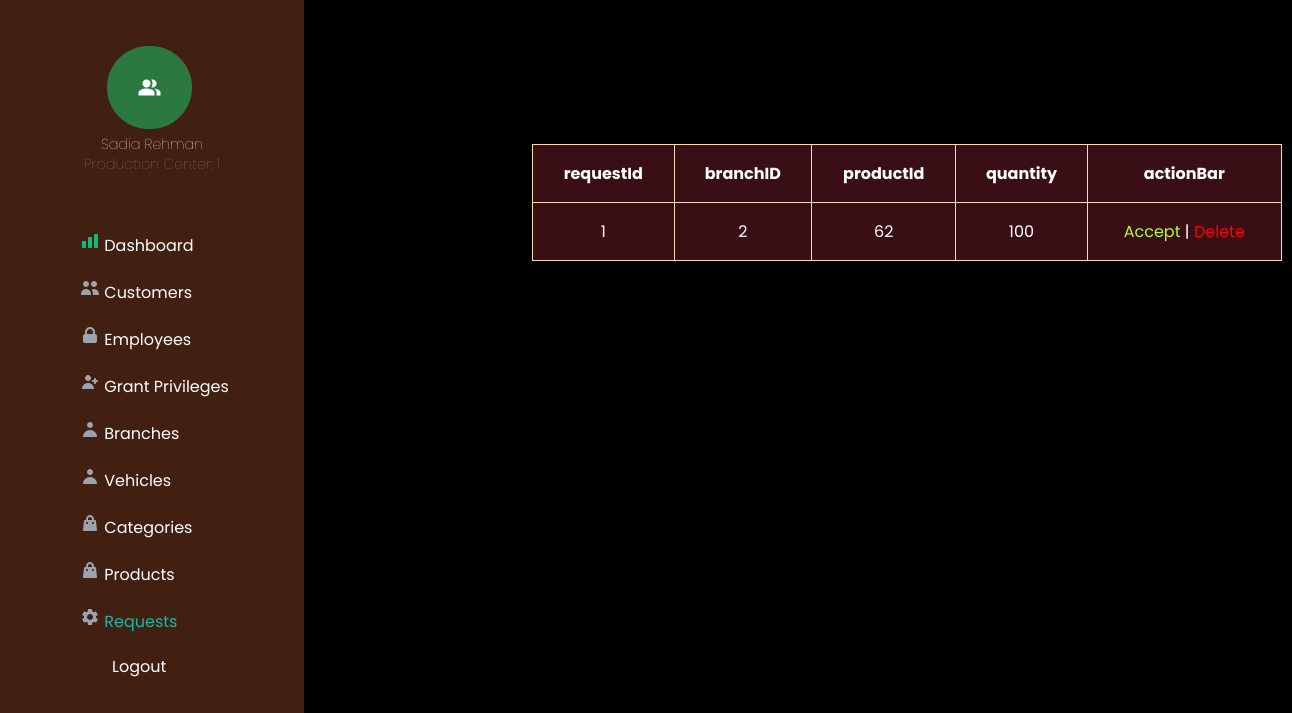
The app's page /bms/bms/adminRequest.php with its own data.
### tables this page shows
CREATE TABLE `requests` (
  `requestID` int(10) NOT NULL,
  `branchID` int(10) DEFAULT NULL,
  `productID` int(10) DEFAULT NULL,
  `quantity` int(5) NOT NULL
);

### bms/bms/adminRequest.php (the view, shortened to what this page needs)
<!DOCTYPE html>
<html lang="en">
<head>
    <link rel="stylesheet" href="adminRequest.css?1422585377">
</head>
<body>
    <div class="sidebar">
        <div class="admin-id">
            <img class="admin-img"src="images/adminAVA.png" alt="admin picture">
            <h3>Sadia Rehman</h3>
            <h4>Production Center:  1</h4>
        </div>
        <div class="sidebar-menu">
            <ul>
                <li><a href="adminDashboard.php"><img src="images/dashboard.svg" alt=""> Dashboard</a></li>
                <li><a href="adminCustomers.php"><img src="images/customers.svg" alt=""> Customers</a></li>
                <li><a href="adminEmployee.php"><img src="images/employees.svg" alt=""> Employees</a></li>
                <li><a href="adminGrantPriv.php"><img src="images/reg-admin.svg" alt=""> Grant Privileges</a></li>
                <li><a href="adminGrantPriv.php"><img src="images/branches-vehicles.svg" alt=""> Branches</a></li>
                <li><a href="adminVehicles.php"><img src="images/branches-vehicles.svg" alt=""> Vehicles</a></li>
                <li><a href="adminCategory.php"><img src="images/categories-products.svg" alt=""> Categories</a></li>
                <li><a href="adminProduct.php"><img src="images/categories-products.svg" alt=""> Products</a></li>
                <li><a href="adminRequest.php" class="active" style="color: #14B8A6"><img src="images/requests.svg" alt=""> Requests</a></li>
                <li id="logout"><a href="admin.php"> Logout</a></li>
            </ul>
        </div>
    </div>
    <main>
        <table>
            <tr>
                <th>requestId</th>
                <th>branchID</th>
                <th>productId</th>
                <th>quantity</th>
                <th>actionBar</th>
            </tr>
            <?php
            include('dbconfig.php');
            $sql = "SELECT requestID, branchID, productID, quantity FROM requests";
            $result = $conn -> query($sql);
            if($result-> num_rows > 0) {
                while($row = $result-> fetch_assoc()) {
                    echo "<tr><td>".$row["requestID"]."</td><td>".$row["branchID"]."</td><td>".$row["productID"]."</td>
                    <td>".$row["quantity"]."</td>
                    <td> <a class=Accept href=acceptRequest.php?ri=".$row["requestID"]."&bi=".$row["branchID"]."&ei=".$row["productID"]."&qnty=".$row["quantity"]."> Accept</a> |&nbsp<a class=Delete href=deleteRequest.php?ei=".$row["requestID"]."> Delete </a></td>
                    </tr>";
                }
                echo "</table>";
            }
            ?>
    </main>
</body>
</html>

### bms/bms/adminRequest.css (style rules this page uses)
body { background-color: #000000; }
main { color: #000000; font-family: 'poppins'; margin-left: 250px; padding: 0px 10px; }
.sidebar { background-color: #422011; height: 100%; width: 19rem; position: fixed; z-index: 1; top: 0; left: 0; overflow-x: hidden; padding-top: 20px; font-family: 'poppins'; }
.admin-id { margin-top: 1.6rem; }
#logout { margin: auto; }
.sidebar h3, .sidebar h4 { color: #ffffff; font-family: 'poppins'; font-size: .9em; margin: -.1em; text-align: center; font-weight: lighter; }
.sidebar h4 { margin-bottom: 3.5em; color: #818181; }
.sidebar .admin-img { margin-left: 6.7em; }
.sidebar-menu { margin-left: 3.5rem; }
.sidebar-menu li { margin-bottom: 0.5rem; color: #ffffff; }
.sidebar-menu a { padding: 6px 8px 6px 16px; text-decoration: none; font-size: 1em; color: #ffffff; display: block; }
.sidebar-menu ul { list-style: none; }
.sidebar-menu ul li { margin-left: -2em; }
.sidebar-menu ul li a { text-decoration: none; color: #ffffff; display: block; -webkit-transition: all ease-out 300ms; transition: all ease-out 300ms; }
.sidebar-menu ul li:not(.active)::after { opacity: 0.2; }
.sidebar-menu ul li::after { content: ''; position: absolute; width: 100%; height: 0.2em; background: black; left: 0; bottom: 0; }
main { color: #ffffff; font-family: 'poppins'; margin-left: 250px; padding: 0px 10px; }
table, th, td { background-color: #390E15; border: 1px solid wheat; border-collapse: collapse; margin-top: 9em; margin-left: 16.5em; text-align: center; padding: 1em; }
table { width: 750px; }
.Accept { color: greenyellow; text-decoration: none; transition: color 0.5s; }
.Delete { margin-left: -.25rem; color: red; text-decoration: none; transition: color 0.5s; }

### records on screen
requests: requestID "1", branchID "2", productID "62", quantity "100"
